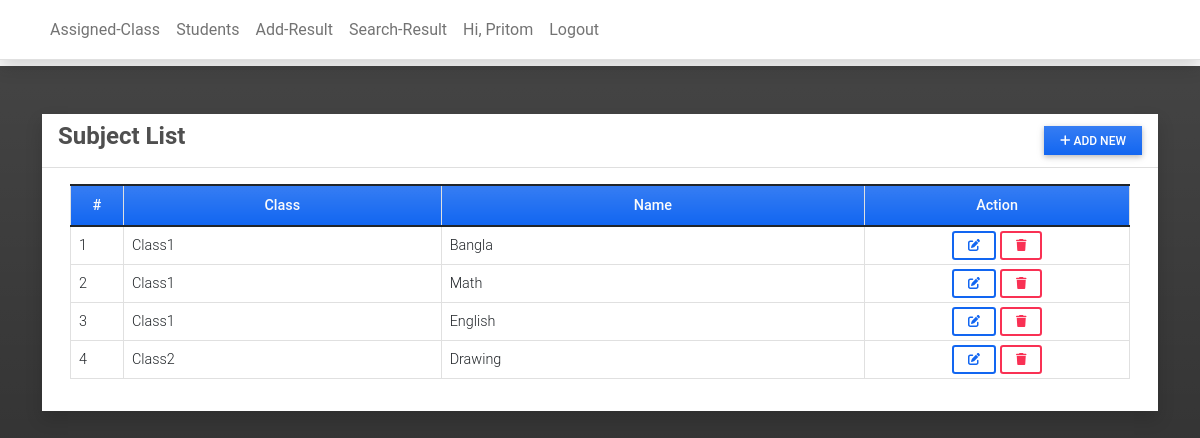
/subject (signed in), run on the app's committed database.
### data_set/models.py (models this page shows, shortened)
class Subject(models.Model):
    level = models.ForeignKey(Class, on_delete=models.CASCADE)
    name = models.CharField(max_length=250)

class Class(models.Model):
    name = models.CharField(max_length=250)
    def __str__(self):
        return self.name

### data_set/views.py (the view)
# urls.py: path('subject',views.subject,name='subject-page'),
@login_required
def subject(request):
    subjects = Subject.objects.all()
    context['page_title'] = "Subject Management"
    context['subjects'] = subjects
    return render(request, 'subject/subject_list.html', context)

### templates/subject/subject_list.html (shortened to what this page needs)
{% extends 'base.html' %} {% block pageContent %}
<div class="col-lg-12 col-md-12 col-sm-12 col-xs-12">
    <div class="card card-default rounded-0 shadow ">
        <div class="card-header">
            <div class="d-flex w-100 align-items-center justify-content-between">
                <h4 class="card-title fw-bold">Subject List</h4>
                <div class="tools">
                    <button type="button" class="btn btn-primary rounded-0 bg-gradient btn-sm" id='add_new'><i class="fa fa-plus"></i> Add New</button>
                </div>
            </div>
        </div>
        <div class="card-body">
            <div class="container-fluid">
                <table class="table table-bordered" id="subject-list">
                    <colgroup>
                        <col width="5%">
                        <col width="30%">
                        <col width="40%">
                        <col width="25%">
                    </colgroup>
                    <thead>
                        <tr class="bg-gradient bg-primary bg-opacity-50 text-light">
                            <th class="px-2 py-2 text-center">#</th>
                            <th class="px-2 py-2 text-center">Class</th>
                            <th class="px-2 py-2 text-center">Name</th>
                            <th class="px-2 py-2 text-center">Action</th>
                        </tr>
                    </thead>
                    <tbody>
                        {% for item in subjects %}
                        <tr>
                            <td class="px-2 py-1 align-middle">{{ item.id }}</td>
                            <td class="px-2 py-1 align-middle">{{ item.level }}</td>
                            <td class="px-2 py-1 align-middle">{{ item.name }}</td>
                            <td class="px-2 py-1 align-middle text-center">
                                <a class="btn btn-outline-primary btn-sm edit-data" href="javascript:void(0)" data-id="{{ item.pk }}" title="Edit">
                                    <i class="fa fa-edit"></i>
                                </a>
                                <button class="btn btn-outline-danger btn-sm delete-data" type="button" data-id="{{ item.pk }}" title="Delete">
                                    <i class="fa fa-trash"></i>
                                </button>
                            </td>
                        </tr>
                        {% endfor %}
                    </tbody>
                </table>
            </div>
        </div>
    </div>
</div>
{% endblock pageContent %}

### templates/base.html (shortened to what this page needs)
{% load static %}
<!DOCTYPE html>
<html lang="en">
<head>
    <link rel="stylesheet" href="{% static 'assets/font-awesome/css/all.min.css' %}">
    <link rel="stylesheet" href="{% static 'assets/bootstrap/css/bootstrap.min.css' %}">
    <link rel="stylesheet" href="{% static 'assets/select2/dist/css/select2.min.css' %}">
    <link rel="stylesheet" href="{% static 'assets/mdb-blogtemplate/css/mdb.min.css' %}" />
    <link rel="stylesheet" href="{% static 'assets/DataTables/datatables.min.css' %}" />
    <link rel="stylesheet" href="{% static 'assets/default/css/style.css' %}">
</head>
<body class=" bg-dark bg-gradient bg-opacity-50">
    {% block TopNavigation %} {% include "topNavigation.html" %} {% endblock TopNavigation %}
    <main class="py-5">
        <div class="container mb-3">
             {% block pageContent %} {% endblock pageContent %}
        </div>
    </main>
</body>
</html>

### templates/topNavigation.html (shortened to what this page needs)
{% load static %}
<header>
    <nav class="navbar navbar-expand-lg navbar-light bg-white fixed-top shadow border-bottom">
        <div class="container">
            <div class="collapse navbar-collapse" id="navbarExample01">
                <ul class="navbar-nav me-auto mb-2 mb-lg-0" id="topNav">
                    {% if user.is_authenticated %}
                        <li class="nav-item">
                            <a class="nav-link" aria-current="page" href="{% url 'active-class-page' %}">Assigned-Class</a>
                        </li>
                        <li class="nav-item">
                            <a class="nav-link" aria-current="page" href="{% url 'student-page' %}">Students</a>
                        </li>
                        <li class="nav-item">
                            <a class="nav-link" aria-current="page" href="{% url 'active-class-result-page' %}">Add-Result</a>
                        </li>
                        <li class="nav-item">
                            <a class="nav-link" aria-current="page" href="{% url 'individual-report' %}">Search-Result</a>
                        </li>
                        <ul class="navbar-nav d-flex flex-row ml-auto">
                            <li class="nav-item me-3 me-lg-0">
                                <a class="nav-link" href="">
                                    Hi,
                                    {{ user.first_name }}
                                </a>
                            </li>
                            <li class="nav-item me-3 me-lg-0">
                                <a class="nav-link" href="{% url 'logout' %}">Logout</a>
                            </li>
                        </ul>
                    {% endif %}
                </ul>
            </div>
        </div>
    </nav>
    <div id="intro" class="pt-2 text-center bg-light">
    </div>
</header>

### static/assets/default/css/style.css (style rules this page uses)
html, body { height: 100%; width: 100%; max-height: 100%; overflow: auto; display: flex; flex-direction: column; }
body>header { flex-shrink: auto; }
body>main { flex-shrink: auto; flex-grow: auto; overflow: auto; }

### templates/topNavigation.html (style rules this page uses)
#intro { margin-top: 58px; }

### data on the page
Subject: id "1", level "Class1", name "Bangla"
Subject: id "2", level "Class1", name "Math"
Subject: id "3", level "Class1", name "English"
Subject: id "4", level "Class2", name "Drawing"

### other printed values
{{ user.first_name }} "Pritom"
